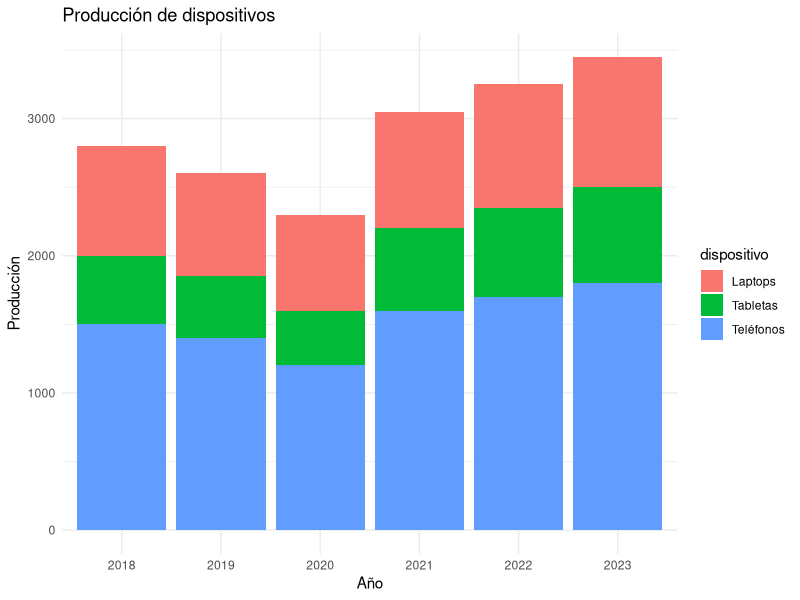
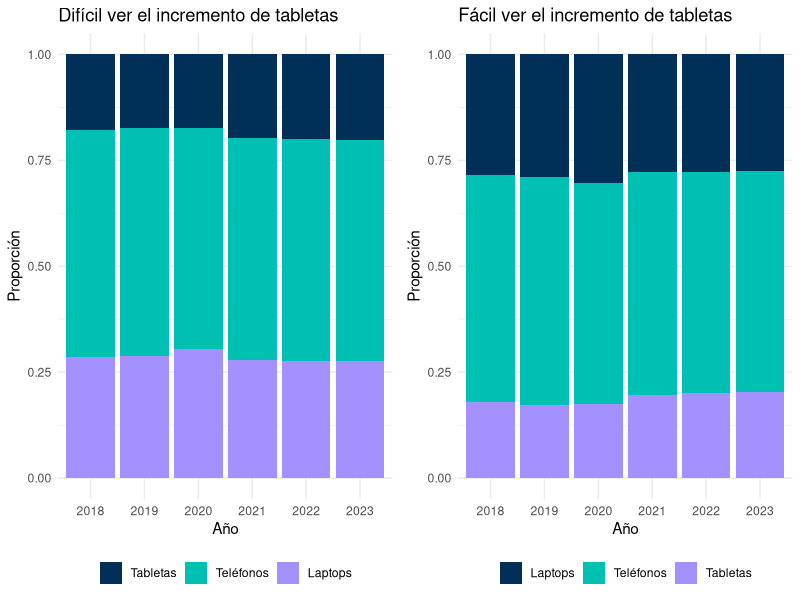
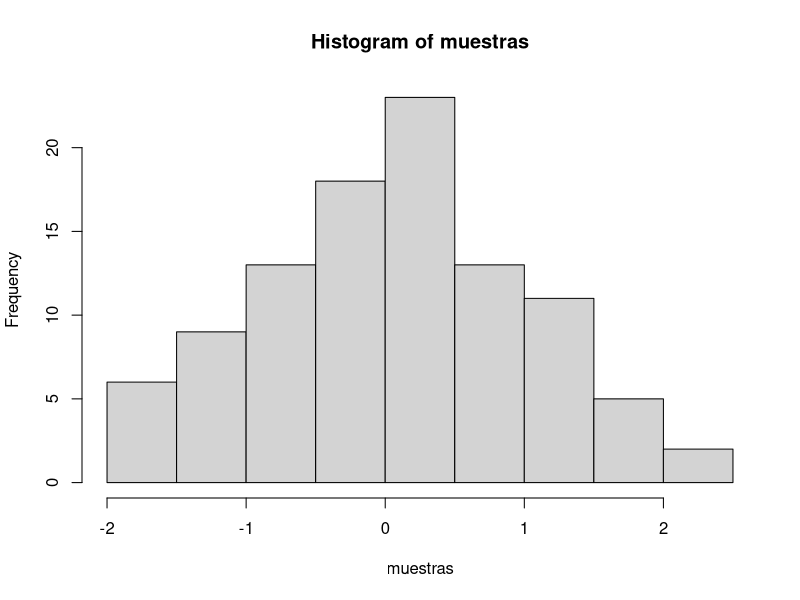

Source code (R) for these figures, in order:
## ---- chunk 1
library(ggplot2)

datos <- data.frame(
  anio = rep(2018:2023, each = 3),
  dispositivo = rep(c("Tabletas", "Teléfonos", "Laptops"), times = 6),
  produccion = c(500, 1500, 800, 450, 1400, 750, 400, 1200, 700, 600, 1600, 850, 650, 1700, 900, 700, 1800, 950)
)

ggplot(datos, aes(x = factor(anio), y = produccion, fill = dispositivo)) +
  geom_bar(stat = "identity") +
  labs(title = "Producción de dispositivos", x = "Año", y = "Producción") +
  theme_minimal()
## ---- chunk 2
library(ggplot2)
library(gridExtra)

# Paleta de colores basada en la imagen proporcionada
colores <- c("#003057", "#00BFB3", "#A590FF", "#FFAC00", "#5FA48C", "#E600A9")

datos <- data.frame(
  anio = rep(2018:2023, each = 3),
  dispositivo = rep(c("Tabletas", "Teléfonos", "Laptops"), times = 6),
  produccion = c(500, 1500, 800, 450, 1400, 750, 400, 1200, 700, 600, 1600, 850, 650, 1700, 900, 700, 1800, 950)
)

datos2 <- datos
datos2$dispositivo <- factor(datos2$dispositivo, levels = c("Tabletas", "Teléfonos", "Laptops"))

datos3 <- datos
datos3$dispositivo <- factor(datos3$dispositivo, levels = c("Laptops", "Teléfonos", "Tabletas"))

g1 <- ggplot(datos2, aes(x = factor(anio), y = produccion, fill = dispositivo)) +
  geom_bar(stat = "identity", position = "fill") +
  scale_fill_manual(values = colores) +
  labs(title = "Difícil ver el incremento de tabletas", x = "Año", y = "Proporción") +
  theme_minimal()+
  theme(legend.position = "bottom", legend.title = element_blank())

g2 <- ggplot(datos3, aes(x = factor(anio), y = produccion, fill = dispositivo)) +
  geom_bar(stat = "identity", position = "fill") +
  scale_fill_manual(values = colores) +
  labs(title = "Fácil ver el incremento de tabletas", x = "Año", y = "Proporción") +
  theme_minimal()+
  theme(legend.position = "bottom", legend.title = element_blank())

grid.arrange(g1, g2, ncol = 2)
## ---- chunk 3
muestras <- rnorm(100, mean=0, sd=1)
hist(muestras)
